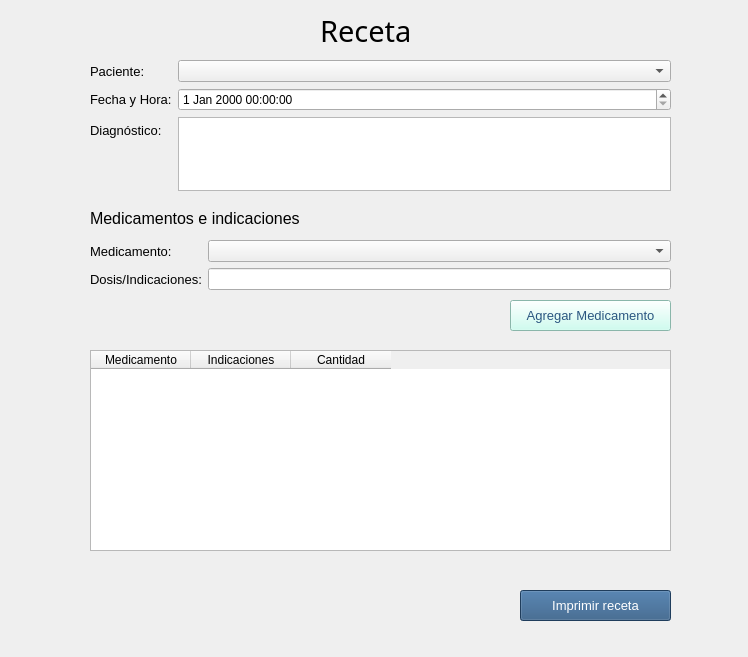
<?xml version="1.0" encoding="UTF-8"?>
<ui version="4.0">
 <class>Form</class>
 <widget class="QWidget" name="Form">
  <property name="geometry">
   <rect>
    <x>0</x>
    <y>0</y>
    <width>748</width>
    <height>657</height>
   </rect>
  </property>
  <property name="windowTitle">
   <string>Form</string>
  </property>
  <widget class="QLabel" name="label_2">
   <property name="geometry">
    <rect>
     <x>320</x>
     <y>10</y>
     <width>151</width>
     <height>41</height>
    </rect>
   </property>
   <property name="font">
    <font>
     <family>Montserrat</family>
     <pointsize>22</pointsize>
    </font>
   </property>
   <property name="text">
    <string>Receta</string>
   </property>
  </widget>
  <widget class="QWidget" name="formLayoutWidget">
   <property name="geometry">
    <rect>
     <x>90</x>
     <y>60</y>
     <width>581</width>
     <height>131</height>
    </rect>
   </property>
   <layout class="QFormLayout" name="formLayout">
    <item row="0" column="0">
     <widget class="QLabel" name="label">
      <property name="font">
       <font>
        <pointsize>10</pointsize>
       </font>
      </property>
      <property name="text">
       <string>Paciente:</string>
      </property>
     </widget>
    </item>
    <item row="1" column="0">
     <widget class="QLabel" name="label_3">
      <property name="font">
       <font>
        <pointsize>10</pointsize>
       </font>
      </property>
      <property name="text">
       <string>Fecha y Hora:</string>
      </property>
     </widget>
    </item>
    <item row="2" column="0">
     <widget class="QLabel" name="label_4">
      <property name="font">
       <font>
        <pointsize>10</pointsize>
       </font>
      </property>
      <property name="text">
       <string>Diagnóstico:</string>
      </property>
     </widget>
    </item>
    <item row="1" column="1">
     <widget class="QDateTimeEdit" name="dte_fecha_hora"/>
    </item>
    <item row="2" column="1">
     <widget class="QTextEdit" name="te_diagnostico"/>
    </item>
    <item row="0" column="1">
     <widget class="QComboBox" name="cb_paciente"/>
    </item>
   </layout>
  </widget>
  <widget class="QLabel" name="label_5">
   <property name="geometry">
    <rect>
     <x>90</x>
     <y>210</y>
     <width>261</width>
     <height>16</height>
    </rect>
   </property>
   <property name="font">
    <font>
     <pointsize>12</pointsize>
    </font>
   </property>
   <property name="text">
    <string>Medicamentos e indicaciones</string>
   </property>
  </widget>
  <widget class="QWidget" name="formLayoutWidget_2">
   <property name="geometry">
    <rect>
     <x>90</x>
     <y>240</y>
     <width>581</width>
     <height>61</height>
    </rect>
   </property>
   <layout class="QFormLayout" name="formLayout_2">
    <item row="0" column="0">
     <widget class="QLabel" name="label_6">
      <property name="font">
       <font>
        <pointsize>10</pointsize>
       </font>
      </property>
      <property name="text">
       <string>Medicamento:</string>
      </property>
     </widget>
    </item>
    <item row="0" column="1">
     <widget class="QComboBox" name="cb_medicamento"/>
    </item>
    <item row="1" column="0">
     <widget class="QLabel" name="label_7">
      <property name="font">
       <font>
        <pointsize>10</pointsize>
       </font>
      </property>
      <property name="text">
       <string>Dosis/Indicaciones:</string>
      </property>
     </widget>
    </item>
    <item row="1" column="1">
     <widget class="QLineEdit" name="le_indicaciones"/>
    </item>
   </layout>
  </widget>
  <widget class="QLabel" name="label_8">
   <property name="geometry">
    <rect>
     <x>280</x>
     <y>370</y>
     <width>47</width>
     <height>13</height>
    </rect>
   </property>
   <property name="text">
    <string/>
   </property>
  </widget>
  <widget class="QPushButton" name="pb_agregar_medicamento">
   <property name="geometry">
    <rect>
     <x>510</x>
     <y>300</y>
     <width>161</width>
     <height>31</height>
    </rect>
   </property>
   <property name="font">
    <font>
     <pointsize>10</pointsize>
    </font>
   </property>
   <property name="styleSheet">
    <string notr="true">QPushButton#pb_agregar_medicamento{
background-color: rgb(193, 255, 238);
	color: rgb(43, 86, 129);
	border-color: rgb(43, 86, 129);

}</string>
   </property>
   <property name="text">
    <string>Agregar Medicamento</string>
   </property>
  </widget>
  <widget class="QTableWidget" name="tw_medicamentos">
   <property name="geometry">
    <rect>
     <x>90</x>
     <y>350</y>
     <width>581</width>
     <height>201</height>
    </rect>
   </property>
   <column>
    <property name="text">
     <string>Medicamento</string>
    </property>
   </column>
   <column>
    <property name="text">
     <string>Indicaciones</string>
    </property>
   </column>
   <column>
    <property name="text">
     <string>Cantidad</string>
    </property>
   </column>
  </widget>
  <widget class="QPushButton" name="pb_imprimir_receta">
   <property name="geometry">
    <rect>
     <x>520</x>
     <y>590</y>
     <width>151</width>
     <height>31</height>
    </rect>
   </property>
   <property name="font">
    <font>
     <pointsize>10</pointsize>
    </font>
   </property>
   <property name="styleSheet">
    <string notr="true">QPushButton#pb_imprimir_receta{
	background-color: rgb(43, 86, 129);
	color: rgb(255, 255, 255);
	border-color: rgb(43, 86, 129);

}</string>
   </property>
   <property name="text">
    <string>Imprimir receta</string>
   </property>
  </widget>
 </widget>
 <resources/>
 <connections/>
</ui>
